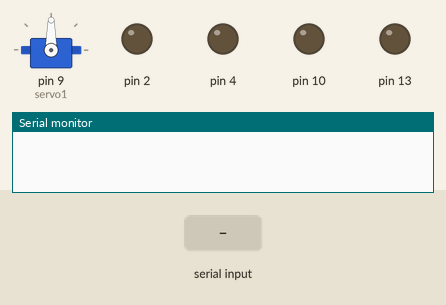
Simulated run of this sketch. Board: Arduino Uno, built with avr-gcc and run on an emulated ATmega328P. On the bench: servo, output pins drawn as LEDs (lit = HIGH), the last lines printed to the serial monitor. The test bench sets the inputs (shaded band).

Above: at 1.2 s.
1.3 s: "90,45\n" received over Serial
At 4.0 s:
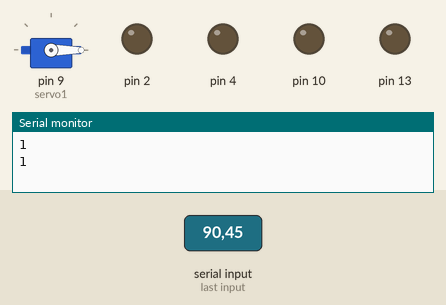
4.3 s: "30,150\n" received over Serial
At 4.9 s:
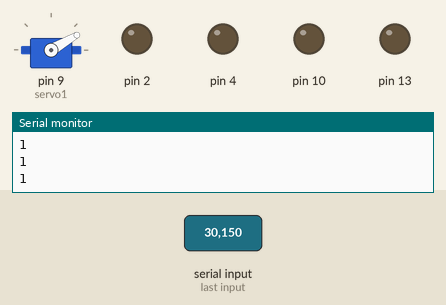
7.3 s: "182\n" received over Serial
At 8.9 s:
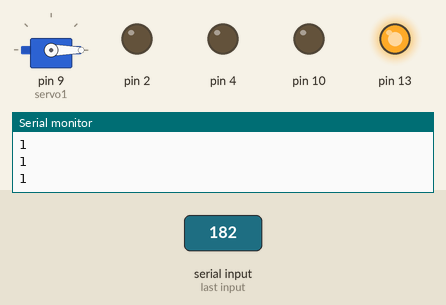
9.8 s: "183\n" received over Serial
At 12.0 s:
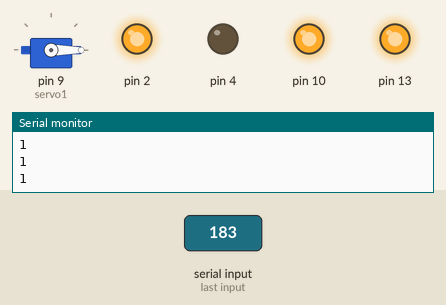
Timing chart, 0 to 47.3 s (numbered marks = the images above; inputs shaded):
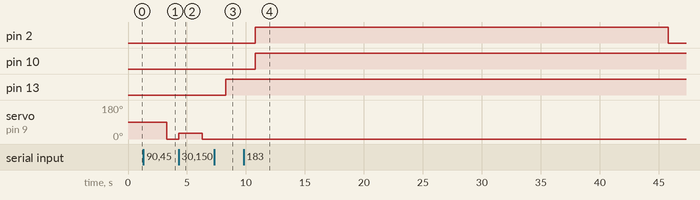

The sketch:

S.ino
```cpp
#include <Servo.h>
Servo servo1;
int x1,z1=0;
void setup() {
pinMode(10, OUTPUT);
pinMode(2, OUTPUT);
pinMode(4, OUTPUT);
pinMode(13, OUTPUT);
servo1.attach(9);
Serial.begin(9600);
digitalWrite(2,LOW);
digitalWrite(4,LOW);
}

void loop() {
 while(Serial.available())
  {
   x1 = Serial.parseInt();
   z1 = Serial.parseInt();
   if (x1<181){servo1.write(x1);}
   if (x1==181){digitalWrite(13, LOW);}
   if (x1==182){digitalWrite(13, HIGH);}
   if (x1==183){
    analogWrite(10,255);
    digitalWrite(2,HIGH);
    digitalWrite(4,LOW);
    delay(35000);
    digitalWrite(2,LOW);
    digitalWrite(4,LOW);
    }
   if (x1==184){
    analogWrite(10,255);
    digitalWrite(4,HIGH);
    digitalWrite(2,LOW);
    delay(35000);
    digitalWrite(4,LOW);
    digitalWrite(2,LOW);}
    Serial.println(1);
  }
}
```

Measured:
- after the input at 1.3 s, servo on pin 9 (servo1): 90° → 0° after 2.0 s
- after the input at 4.3 s, servo on pin 9 (servo1): 0° → 30° at once, → 0° 2.0 s later
- after the input at 7.3 s, pin 13: LOW → HIGH after 1.0 s
- after the input at 9.8 s, pin 2: LOW → HIGH after 1.0 s, → LOW 35.0 s later; pin 10: LOW → HIGH after 1.0 s
